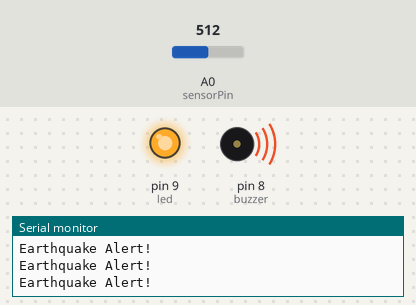
Bench run of a sketch on a simulated Arduino Uno, built with avr-gcc and run on an emulated ATmega328P. Shown: output pins drawn as LEDs (lit = HIGH), buzzer (waves = sounding, pin HIGH), the last lines printed to the serial monitor. The inputs (shaded band) are chosen by the test bench; at power-on: A0 (sensorPin) = 512.

Above: at 1.3 s.
1.4 s: A0 (sensorPin) set to 484
At 2.7 s:
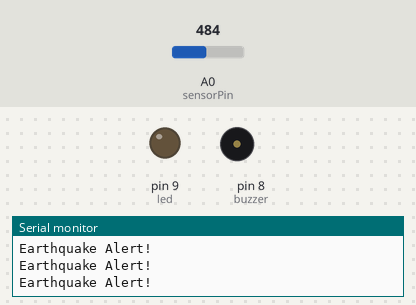
3.0 s: A0 (sensorPin) set to 510
At 3.8 s:
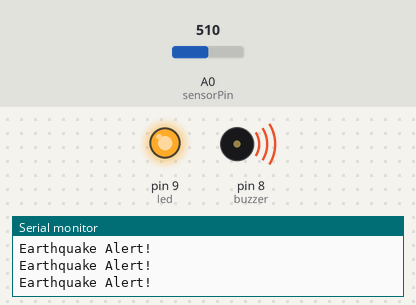
4.5 s: A0 (sensorPin) set to 490
At 5.0 s:
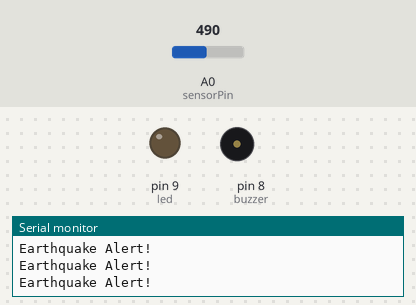
Timing chart, 0 to 7.5 s (numbered marks = the images above; inputs shaded):
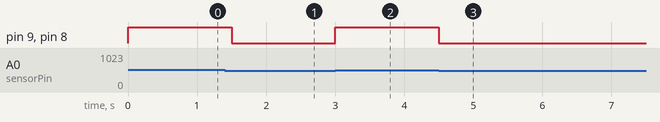

Measured:
- the behaviour switches between 501 and 500 on A0 (sensorPin) (found by bisection; images 0 and 1)
- after the input at 1.4 s, pin 9 (led), pin 8 (buzzer): HIGH → LOW after 0.10 s
- after the input at 3.0 s, pin 9 (led), pin 8 (buzzer): LOW → HIGH at once
- after the input at 4.5 s, pin 9 (led), pin 8 (buzzer): HIGH → LOW at once

The sketch:

Arduino_Code.ino
```cpp
int sensorPin = A0;
int buzzer = 8;
int led = 9;
int threshold = 500;

void setup() {
  pinMode(buzzer, OUTPUT);
  pinMode(led, OUTPUT);
  Serial.begin(9600);
}

void loop() {
  int value = analogRead(sensorPin);

  if (value > threshold) {
    digitalWrite(buzzer, HIGH);
    digitalWrite(led, HIGH);
    Serial.println("Earthquake Alert!");
  } else {
    digitalWrite(buzzer, LOW);
    digitalWrite(led, LOW);
  }

  delay(500);
}
```
